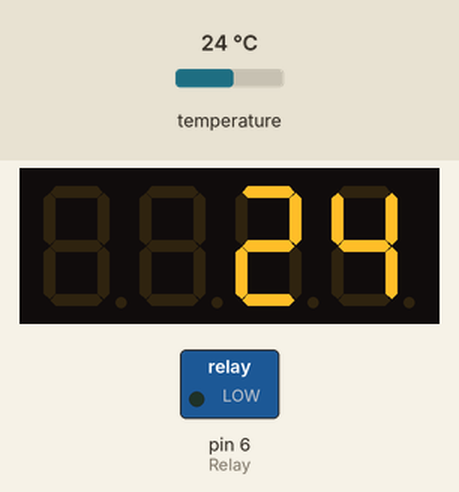
This sketch was run on a simulated Arduino Uno, built with avr-gcc and run on an emulated ATmega328P. Parts: 4-digit seven-segment display, switched loads named in the sketch (green lamp = pin HIGH). Dashed ring = blinking. Inputs (shaded band) come from the test bench; at power-on: temperature 24 °C.

Above: at 4.4 s.
4.5 s: temperature set to 12 °C
At 5.8 s:
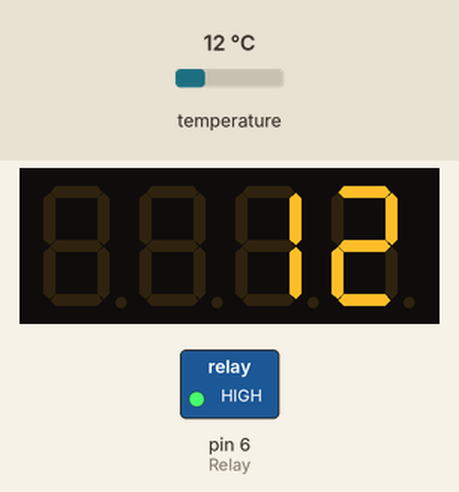
6.5 s: temperature set to 19 °C
At 7.7 s:
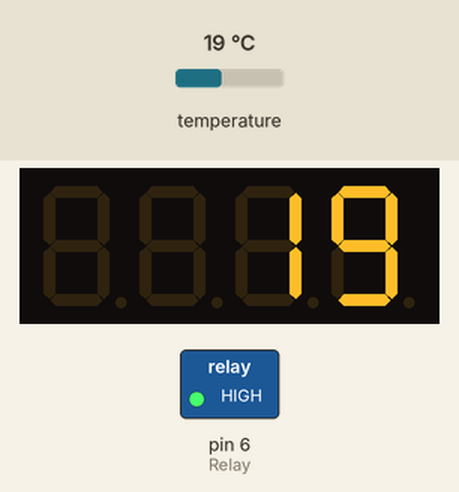
8.5 s: temperature set to 28 °C
At 9.8 s:
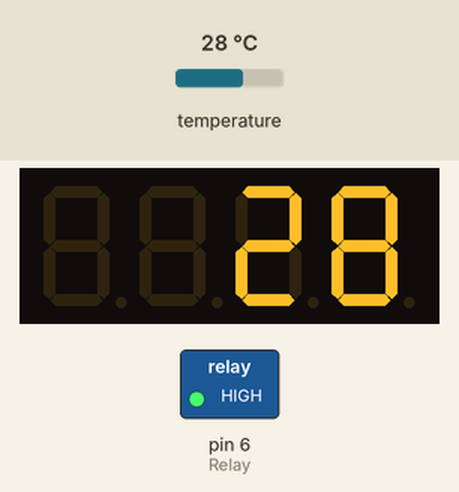
Timing chart, 0 to 16.5 s (numbered marks = the images above; inputs shaded):
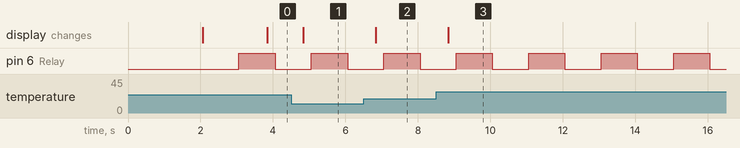

Measured:
- after the input at 4.5 s, the display: changes after 0.34 s (image 1)
- after the input at 6.5 s, the display: changes after 0.34 s (image 2)
- after the input at 8.5 s, the display: changes after 0.34 s (image 3)
- by itself, pin 6 (Relay): alternates HIGH for 1.0 s and LOW for 1.0 s

The sketch:

Codigo.ino
```cpp
#include <OneWire.h>
#include <DallasTemperature.h>
#include <TM1637Display.h>

const int Relay = 6;
const int CLK = 8;
const int DIO = 9;
const int ONE_WIRE_BUS = 4;

OneWire oneWire(ONE_WIRE_BUS);
DallasTemperature sensors(&oneWire);
TM1637Display display(CLK, DIO);

unsigned long tiempoAnteriorRele = 0;
unsigned long tiempoAnteriorDisplay = 0;
bool estadoRele = false;

void setup() {
  Serial.begin(115200);
  pinMode(Relay, OUTPUT);
  sensors.begin();
  display.setBrightness(0x0f);

  uint8_t data[] = { 0xff, 0xff, 0xff, 0xff };
  display.setSegments(data);
  delay(2000);
  display.clear();
  delay(1000);
}

void loop() {
  unsigned long tiempoActual = millis();

  if (tiempoActual - tiempoAnteriorRele >= 1000) {
    tiempoAnteriorRele = tiempoActual;
    estadoRele = !estadoRele;
    digitalWrite(Relay, estadoRele);
  }

  if (tiempoActual - tiempoAnteriorDisplay >= 1000) {
    tiempoAnteriorDisplay = tiempoActual;

    sensors.requestTemperatures();
    float temperatura = sensors.getTempCByIndex(0);

    if (temperatura != DEVICE_DISCONNECTED_C && temperatura > -50) {
      int tempEntera = (int)temperatura;
      display.showNumberDec(tempEntera, false);
    } else {
      uint8_t errorData[] = { 0x40, 0x40, 0x40, 0x40 };
      display.setSegments(errorData);
    }
  }
}
```
